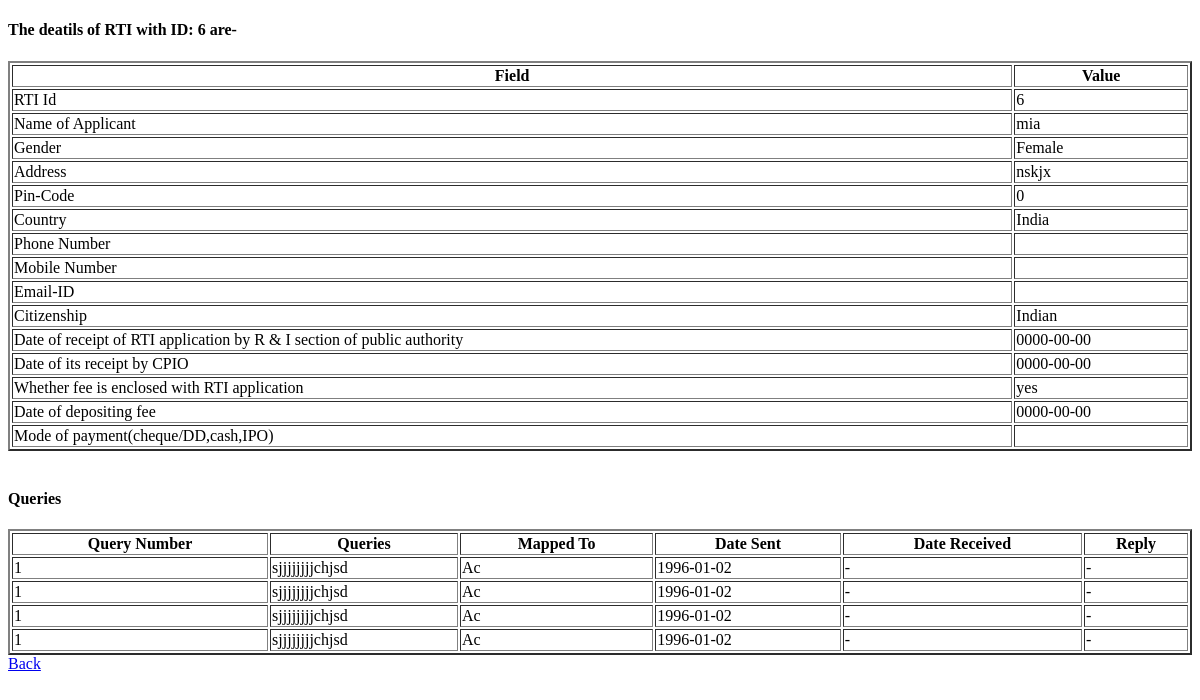
The app's page /compid.php?id=6, older data.
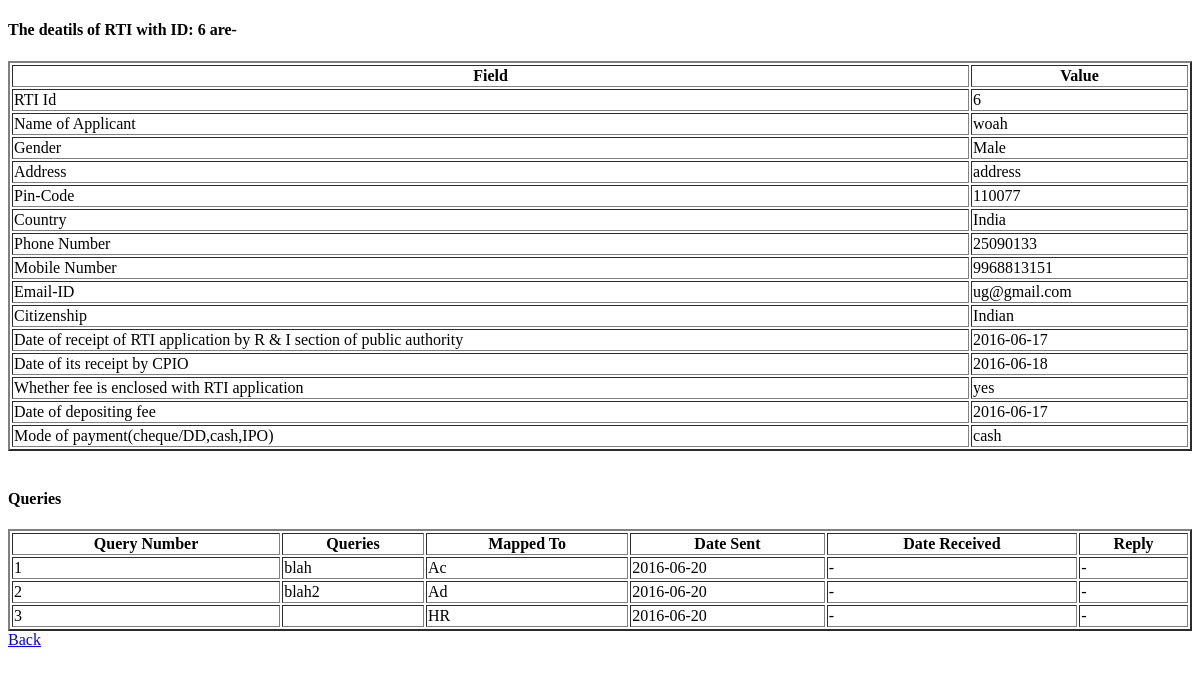
The same page, newer data.
### tables this page shows
CREATE TABLE `add_rti` (
  `id` int(11) NOT NULL,
  `name` varchar(30) NOT NULL,
  `gender` varchar(15) NOT NULL,
  `address` varchar(100) NOT NULL,
  `pin_code` int(11) NOT NULL,
  `state` varchar(20) NOT NULL,
  `country` varchar(10) NOT NULL,
  `phone_no` varchar(15) NOT NULL,
  `mobile` varchar(15) NOT NULL,
  `email` varchar(40) NOT NULL,
  `citizenship` varchar(15) NOT NULL,
  `date_of_receipt` date NOT NULL,
  `date_of_receipt_cio` date NOT NULL,
  `timespan` int(11) NOT NULL,
  `fee_enclosed` varchar(10) NOT NULL,
  `fee_deposit_date` date NOT NULL,
  `pay_mode` varchar(20) NOT NULL,
  `archieve` int(11) DEFAULT NULL
);

CREATE TABLE `t2` (
  `id` int(11) NOT NULL,
  `q_no` int(11) NOT NULL,
  `ques` varchar(200) NOT NULL,
  `map` varchar(50) NOT NULL,
  `date_sent` date NOT NULL
);

### compid.php (the view, shortened to what this page needs)
<!DOCTYPE html>
<html>
	<head>
	</head>
<body>
<?php
	$conn=mysqli_connect("localhost","root","");
	$id=$_GET['id'];
	echo "<h4>The deatils of RTI with ID: ".$id." are-</h4>" ;
	$query=" SELECT * FROM add_rti where id=".$id;
    $res=mysqli_query($conn,$query);
	$r1=mysqli_fetch_assoc($res);
	echo "<table width=100% border=2>" ;
		echo "<tr>
				<th>Field</th>
				<th>Value</th>
			</tr>";
		echo "<tr>";
			echo "<td>RTI Id</td>";
			echo "<td>".$r1['id']."</td>";
		echo "</tr>";
		echo "<tr>";
			echo "<td>Name of Applicant</td>";
			echo "<td>".$r1['name']."</td>";
		echo "</tr>";
		echo "<tr>";
			echo "<td>Gender</td>";
			echo "<td>".$r1['gender']."</td>";
		echo "</tr>";
		echo "<tr>";
			echo "<td>Address</td>";
			echo "<td>".$r1['address']."</td>";
		echo "</tr>";
		echo "<tr>";
			echo "<td>Pin-Code</td>";
			echo "<td>".$r1['pin_code']."</td>";
		echo "</tr>";
		echo "<tr>";
			echo "<td>Country</td>";
			echo "<td>".$r1['country']."</td>";
		echo "</tr>";
		echo "<tr>";
			echo "<td>Phone Number</td>";
			echo "<td>".$r1['phone_no']."</td>";
		echo "</tr>";
		echo "<tr>";
			echo "<td>Mobile Number</td>";
			echo "<td>".$r1['mobile']."</td>";
		echo "</tr>";
		echo "<tr>";
			echo "<td>Email-ID</td>";
			echo "<td>".$r1['email']."</td>";
		echo "</tr>";
		echo "<tr>";
			echo "<td>Citizenship</td>";
			echo "<td>".$r1['citizenship']."</td>";
		echo "</tr>";
		echo "<tr>";
			echo "<td>Date of receipt of RTI application by R & I section of public authority</td>";
			echo "<td>".$r1['date_of_receipt']."</td>";
		echo "</tr>";
		echo "<tr>";
			echo "<td>Date of its receipt by CPIO</td>";
			echo "<td>".$r1['date_of_receipt_cio']."</td>";
		echo "</tr>";
		echo "<tr>";
			echo "<td>Whether fee is enclosed with RTI application</td>";
			echo "<td>".$r1['fee_enclosed']."</td>";
		echo "</tr>";
		echo "<tr>";
			echo "<td>Date of depositing fee</td>";
			echo "<td>".$r1['fee_deposit_date']."</td>";
		echo "</tr>";
		echo "<tr>";
			echo "<td>Mode of payment(cheque/DD,cash,IPO)</td>";
			echo "<td>".$r1['pay_mode']."</td>";
		echo "</tr>";
	echo "</table><br>";
	$query=" SELECT * FROM t2 where id=".$id;
    $res=mysqli_query($conn,$query);
	$r6=mysqli_fetch_assoc($res);
	$query=" SELECT * FROM reply_queries where id=".$id;
    $res1=mysqli_query($conn,$query);
	$r7=mysqli_fetch_assoc($res1);
	echo "<h4>Queries</h4>";
	echo "<table width=100% border=2>
			<tr>
				<th>Query Number</th>
				<th>Queries</th>
				<th>Mapped To</th>
				<th>Date Sent</th>
				<th>Date Received</th>
				<th>Reply</th>
			</tr>";
	if($r6)
	{
		do{
			echo "<tr>";
				echo "<td>".$r6['q_no']."</td>";
				echo "<td>".$r6['ques']."</td>";
				echo "<td>".$r6['map']."</td>";
				echo "<td>".$r6['date_sent']."</td>";
				if($r7)
				{
					while($r6['q_no']==$r7['q_no'])
					{
						echo "<td>".$r7['date_received']."</td>";
						echo "<td>".$r7['ans']."</td>";
						$r7=mysqli_fetch_assoc($res1);
					}
				}
				else
				{
					echo "<td> - </td>";
					echo "<td> - </td>";
				}
			echo "</tr>";
			$r6=mysqli_fetch_assoc($res);
		}while($r6);
	}
	echo "</table>";
	if($r1['archieve']==1)
		echo "<a href='view_completed_rti.php'>Back</a>" ;
	else
		echo "<a href='previd.php?id=".$id."'>Back</a>" ;
?>
</body>
</html>

Row changes from the older to the newer data that the page shows:
removed t2: q_no "1", ques "sjjjjjjjjchjsd", map "Ac", date_sent "1996-01-02"
removed t2: q_no "1", ques "sjjjjjjjjchjsd", map "Ac", date_sent "1996-01-02"
removed t2: q_no "1", ques "sjjjjjjjjchjsd", map "Ac", date_sent "1996-01-02"
removed t2: q_no "1", ques "sjjjjjjjjchjsd", map "Ac", date_sent "1996-01-02"
changed add_rti "India": name "mia" → "woah"; gender "Female" → "Male"; address "nskjx" → "address"; pin_code "0" → "110077"; phone_no (not shown) → "25090133"; mobile (not shown) → "9968813151"; email (not shown) → "ug@gmail.com"; date_of_receipt "0000-00-00" → "2016-06-17"; date_of_receipt_cio "0000-00-00" → "2016-06-18"; fee_deposit_date "0000-00-00" → "2016-06-17"; pay_mode (not shown) → "cash"
added t2: q_no "1", ques "blah", map "Ac", date_sent "2016-06-20"
added t2: q_no "2", ques "blah2", map "Ad", date_sent "2016-06-20"
added t2: q_no "3", map "HR", date_sent "2016-06-20"
